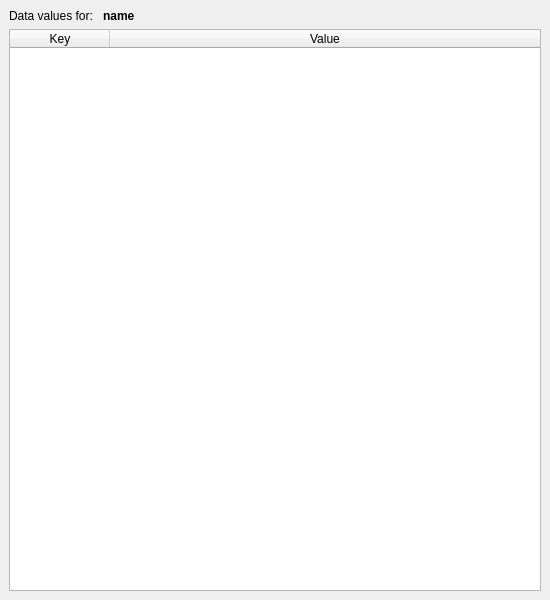
<?xml version="1.0" encoding="UTF-8"?>
<ui version="4.0">
 <class>MainWindow</class>
 <widget class="QMainWindow" name="MainWindow">
  <property name="geometry">
   <rect>
    <x>0</x>
    <y>0</y>
    <width>550</width>
    <height>600</height>
   </rect>
  </property>
  <property name="windowTitle">
   <string>ufit data inspector</string>
  </property>
  <widget class="QWidget" name="centralwidget">
   <layout class="QVBoxLayout" name="verticalLayout">
    <item>
     <layout class="QHBoxLayout" name="horizontalLayout">
      <item>
       <widget class="QLabel" name="label">
        <property name="sizePolicy">
         <sizepolicy hsizetype="Fixed" vsizetype="Preferred">
          <horstretch>0</horstretch>
          <verstretch>0</verstretch>
         </sizepolicy>
        </property>
        <property name="text">
         <string>Data values for: </string>
        </property>
       </widget>
      </item>
      <item>
       <widget class="QLabel" name="dataName">
        <property name="font">
         <font>
          <bold>true</bold>
         </font>
        </property>
        <property name="text">
         <string>name</string>
        </property>
       </widget>
      </item>
     </layout>
    </item>
    <item>
     <widget class="QTableWidget" name="tbl">
      <attribute name="horizontalHeaderStretchLastSection">
       <bool>true</bool>
      </attribute>
      <attribute name="verticalHeaderVisible">
       <bool>false</bool>
      </attribute>
      <column>
       <property name="text">
        <string>Key</string>
       </property>
      </column>
      <column>
       <property name="text">
        <string>Value</string>
       </property>
      </column>
     </widget>
    </item>
   </layout>
  </widget>
  <widget class="QMenuBar" name="menubar">
   <property name="geometry">
    <rect>
     <x>0</x>
     <y>0</y>
     <width>550</width>
     <height>20</height>
    </rect>
   </property>
  </widget>
 </widget>
 <resources>
  <include location="../../../resource/gui.qrc"/>
 </resources>
 <connections/>
</ui>
